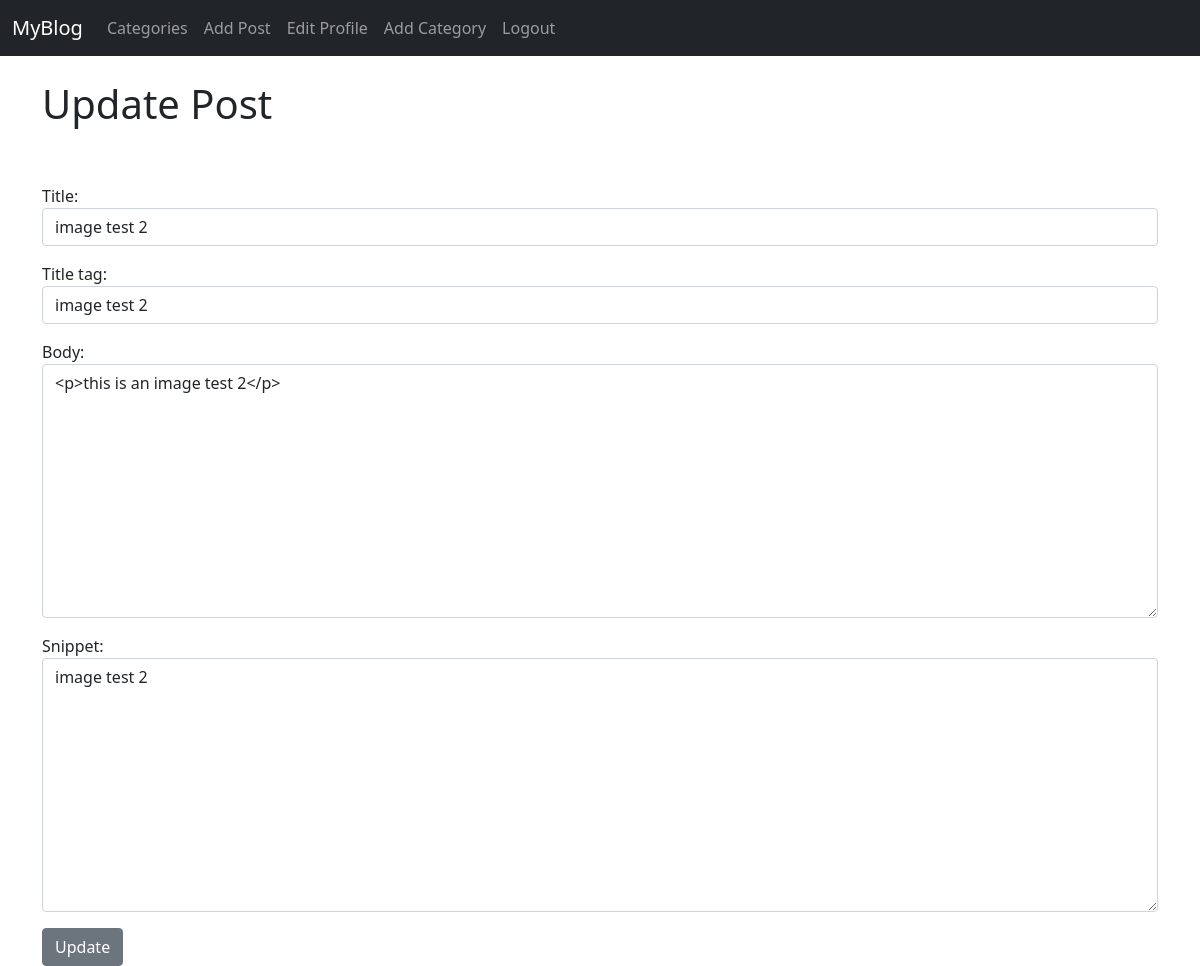
Page /article/edit/37/ (signed in) on the committed database.
### blog/models.py (models this page shows, shortened)
class Post(models.Model):
    title = models.CharField(max_length=255)
    header_image = models.ImageField(null=True, blank=True, upload_to='images/')
    title_tag = models.CharField(max_length=255)
    author = models.ForeignKey(User, on_delete=models.CASCADE)
    body = RichTextField(blank=True, null=True)
    date = models.DateField(auto_now_add=True)
    category = models.CharField(max_length=255, default='coding')
    snippet = models.CharField(max_length=255)
    likes = models.ManyToManyField(User, related_name='blog_posts')

### blog/views.py (the view)
# urls.py: path('article/edit/<int:pk>/', UpdatePostView.as_view(), name='update_post'),
class UpdatePostView(UpdateView):
    model = Post
    form_class = EditPost
    template_name = 'update_post.html'

### blog/forms.py
class EditPost(forms.ModelForm):
    class Meta:
        model = Post
        fields = ('title', 'title_tag', 'body', 'snippet')
        widgets = {
            'title': forms.TextInput(attrs={'class': 'form-control'}),
            'title_tag': forms.TextInput(attrs={'class': 'form-control'}),
            'body': forms.Textarea(attrs={'class': 'form-control'}),
            'snippet': forms.Textarea(attrs={'class': 'form-control'}),
        }

### blog/templates/update_post.html (shortened to what this page needs)
{% extends "base.html" %}
{% block content %}
    {% if user.is_authenticated %}
        {% if user.id == post.author.id %}
            <h1>Update Post</h1>
            <br><br>
            <div class="form-gruop">
                <form action="" method='post'>
                    {{form.as_p}}
                    <button type='submit' class='btn btn-secondary' >Update</button>
                </form>
            </div>
        {% else %}
            <h3>sorry you can not be here!</h3>
        {% endif %}
    {% else %}
    you're not allowed here!
    {% endif %}
{% endblock content %}

### rows in the picture
Post: title "image test 2", title_tag "image test 2", body "<p>this is an image test 2</p>", snippet "image test 2"
